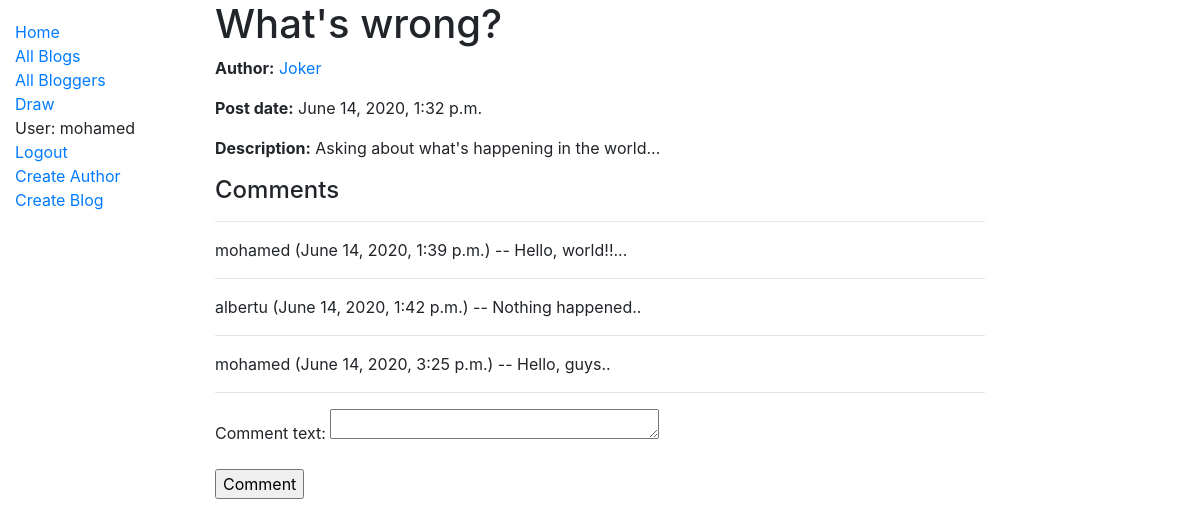
The page /blog/2 (signed in) on the database its author committed.
### blog/models.py (models this page shows, shortened)
class Blog(models.Model):
    post = models.CharField(max_length=200)
    author = models.ForeignKey(Author, on_delete=models.SET_NULL, null=True, blank=True)
    description = models.TextField()
    date = models.DateTimeField(auto_now=True)

class Author(models.Model):
    name = models.OneToOneField(User, on_delete=models.SET_NULL, null=True)
    bio = models.TextField()
    class Meta:
        ordering = ['name']
    def __str__(self):
        return self.name.username
    def get_absolute_url(self):
        return reverse('author-detail', args=[str(self.id)])

class Comment(models.Model):
    comment_text = models.TextField(null=False)
    blog = models.ForeignKey(Blog, on_delete=models.CASCADE)
    author = models.ForeignKey(User, on_delete=models.SET_NULL, null=True, blank=True)
    date = models.DateTimeField(auto_now=True)
    def __str__(self):
        return self.comment_text

### blog/views.py (the view, shortened to what this page needs)
# urls.py: path('<int:pk>', views.BlogDetailView.as_view(), name='blog-detail'),
class BlogDetailView(FormMixin, generic.DetailView):
    model = Blog
    form_class = CommentForm
    def get_context_data(self, **kwargs):
        context = super(BlogDetailView, self).get_context_data(**kwargs)
        context['form'] = CommentForm()
        return context

### blog/forms.py
class CommentForm(ModelForm):
    class Meta:
        model = Comment
        fields = ['comment_text', ]
        widgets = {
            'comment_text': Textarea(attrs={'cols': 30, 'rows': 1}),}

### blog/templates/blog/blog_detail.html (shortened to what this page needs)
{% extends "base_generic.html" %}
{% block content %}
  <h1>{{ blog.post }}</h1>
  <p><strong>Author:</strong> <a href="{{ blog.author.get_absolute_url }}"> {{ blog.author }}</a></p>
  <p><strong>Post date:</strong> {{ blog.date }}</p>
  <p><strong>Description:</strong> {{ blog.description }}</p>
  <h4>Comments</h4>
  {% for comment in blog.comment_set.all %}
      <hr>
    <p>
        {{ comment.author }} ({{ comment.date }}) -- {{ comment }}
    </p>
    {% endfor %}
      <hr>
    {% if user.is_authenticated %}
  <form method="post" action="">
    <div class="fieldWrapper" id="the_post">
        {{ form.as_p }}
    </div>
    <input type="submit" value="Comment">
  </form>
{% else %}
  <p><a href="{% url 'login'%}?next={{request.path}}">Login</a> to add a new comment</p>
{% endif %}
{% endblock %}

### blog/templates/base_generic.html (shortened to what this page needs)
<!DOCTYPE html>
<html lang="en">
<head>
  <link rel="stylesheet" href="https://stackpath.bootstrapcdn.com/bootstrap/4.1.3/css/bootstrap.min.css">
  {% load static %}
  <link rel="stylesheet" href="{% static 'css/styles.css' %}">
</head>
<body>
  <div class="container-fluid">
    <div class="row">
      <div class="col-sm-2">
      {% block sidebar %}
        <ul class="sidebar-nav">
            <li><a href="{% url 'index' %}">Home</a></li>
            <li><a href="{% url 'blogs' %}">All Blogs</a></li>
            <li><a href="{% url 'bloggers' %}">All Bloggers</a></li>
            <li><a href="{% url 'draw' %}">Draw</a></li>
            {% if user.is_authenticated %}
                <li>User: {{ user.get_username }}</li>
                <li><a href="{% url 'logout'%}?next={{request.path}}">Logout</a></li>
            {% else %}
                <li><a href="{% url 'login'%}?next={{request.path}}">Login</a></li>
                <li><a href="{% url 'signup'%}?next={{request.path}}">Signup</a></li>
            {% endif %}
            {% if user.is_staff %}
                <li><a href="{% url 'author-create' %}">Create Author</a> </li>
                <li><a href="{% url 'blog-create' %}">Create Blog</a> </li>
            {% endif %}
        </ul>
     {% endblock %}
      </div>
      <div class="col-sm-8">
      {% block content %}{% endblock %}
      </div>
    </div>
  </div>
</body>
</html>

### blog/static/css/styles.css (style rules this page uses)
.sidebar-nav { margin-top: 20px; padding: 0; list-style: none; }

### rows shown on the page
Blog: post "What's wrong?", author "Joker", date "June 14, 2020, 1:32 p.m.", description "Asking about what's happening in the world..."
Comment: author "mohamed", date "June 14, 2020, 1:39 p.m.", comment_text "Hello, world!!..."
Comment: author "albertu", date "June 14, 2020, 1:42 p.m.", comment_text "Nothing happened.."
Comment: author "mohamed", date "June 14, 2020, 3:25 p.m.", comment_text "Hello, guys.."

### other values the page prints
{{ user.get_username }} "mohamed"
